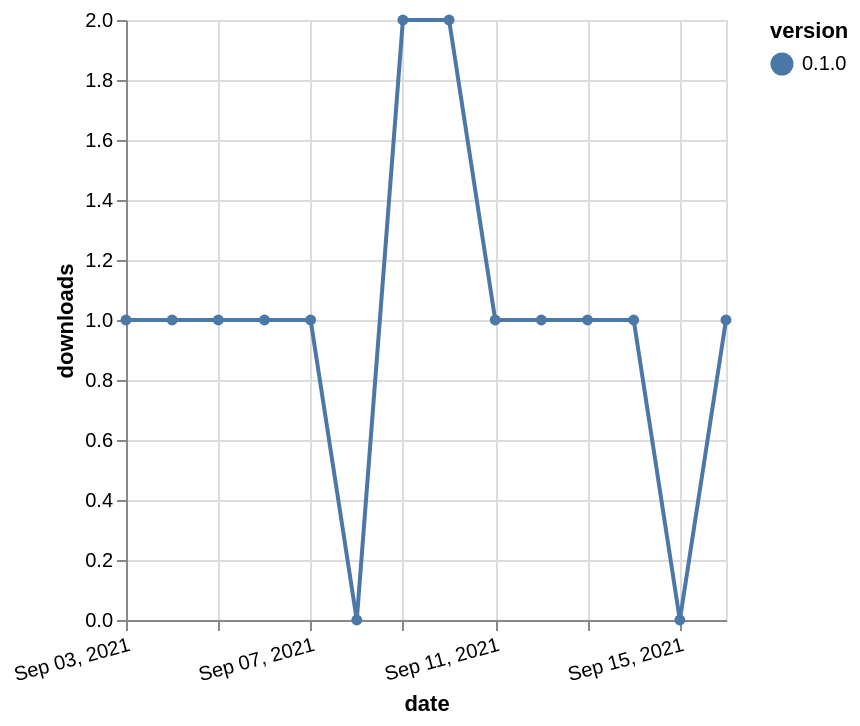

Write a Vega-Lite specification for this figure.
### Vega-Lite specification from a JSON file in a GitHub repository (floating-point values rounded to 4 significant figures)
{"$schema": "https://vega.github.io/schema/vega-lite/v5.json", "description": "A simple bar chart with embedded data.", "data": {"values": [{"date": "2021-09-03", "total": 155, "delta": 1, "version": "0.1.0"}, {"date": "2021-09-04", "total": 156, "delta": 1, "version": "0.1.0"}, {"date": "2021-09-05", "total": 157, "delta": 1, "version": "0.1.0"}, {"date": "2021-09-06", "total": 158, "delta": 1, "version": "0.1.0"}, {"date": "2021-09-07", "total": 159, "delta": 1, "version": "0.1.0"}, {"date": "2021-09-08", "total": 159, "delta": 0, "version": "0.1.0"}, {"date": "2021-09-09", "total": 161, "delta": 2, "version": "0.1.0"}, {"date": "2021-09-10", "total": 163, "delta": 2, "version": "0.1.0"}, {"date": "2021-09-11", "total": 164, "delta": 1, "version": "0.1.0"}, {"date": "2021-09-12", "total": 165, "delta": 1, "version": "0.1.0"}, {"date": "2021-09-13", "total": 166, "delta": 1, "version": "0.1.0"}, {"date": "2021-09-14", "total": 167, "delta": 1, "version": "0.1.0"}, {"date": "2021-09-15", "total": 167, "delta": 0, "version": "0.1.0"}, {"date": "2021-09-16", "total": 168, "delta": 1, "version": "0.1.0"}]}, "width": "container", "mark": {"type": "line", "point": {"filled": true}}, "encoding": {"x": {"field": "date", "type": "temporal", "timeUnit": "yearmonthdate", "title": "date", "axis": {"labelAngle": -15}}, "y": {"field": "delta", "type": "quantitative", "title": "downloads"}, "color": {"field": "version", "type": "nominal"}, "tooltip": {"field": "delta"}}}
